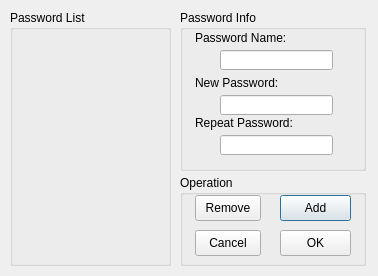
<?xml version="1.0" encoding="UTF-8"?>
<ui version="4.0">
 <class>QPasswordMangerDialog</class>
 <widget class="QDialog" name="QPasswordMangerDialog">
  <property name="geometry">
   <rect>
    <x>0</x>
    <y>0</y>
    <width>378</width>
    <height>276</height>
   </rect>
  </property>
  <property name="minimumSize">
   <size>
    <width>378</width>
    <height>276</height>
   </size>
  </property>
  <property name="maximumSize">
   <size>
    <width>378</width>
    <height>318</height>
   </size>
  </property>
  <property name="windowTitle">
   <string>Host communication password manger</string>
  </property>
  <widget class="QGroupBox" name="groupBoxPasswordList">
   <property name="geometry">
    <rect>
     <x>10</x>
     <y>10</y>
     <width>161</width>
     <height>256</height>
    </rect>
   </property>
   <property name="title">
    <string>Password List</string>
   </property>
  </widget>
  <widget class="QGroupBox" name="groupBox">
   <property name="geometry">
    <rect>
     <x>180</x>
     <y>10</y>
     <width>186</width>
     <height>161</height>
    </rect>
   </property>
   <property name="title">
    <string>Password Info</string>
   </property>
   <widget class="QLabel" name="label">
    <property name="geometry">
     <rect>
      <x>15</x>
      <y>65</y>
      <width>86</width>
      <height>16</height>
     </rect>
    </property>
    <property name="text">
     <string>New Password:</string>
    </property>
   </widget>
   <widget class="QLabel" name="label_2">
    <property name="geometry">
     <rect>
      <x>15</x>
      <y>20</y>
      <width>96</width>
      <height>16</height>
     </rect>
    </property>
    <property name="text">
     <string>Password Name:</string>
    </property>
   </widget>
   <widget class="QLabel" name="label_3">
    <property name="geometry">
     <rect>
      <x>15</x>
      <y>105</y>
      <width>101</width>
      <height>16</height>
     </rect>
    </property>
    <property name="text">
     <string>Repeat Password:</string>
    </property>
   </widget>
   <widget class="QLineEdit" name="lineEditPwdAlias">
    <property name="geometry">
     <rect>
      <x>40</x>
      <y>40</y>
      <width>113</width>
      <height>20</height>
     </rect>
    </property>
   </widget>
   <widget class="QLineEdit" name="lineEditPwdOne">
    <property name="geometry">
     <rect>
      <x>40</x>
      <y>85</y>
      <width>113</width>
      <height>20</height>
     </rect>
    </property>
   </widget>
   <widget class="QLineEdit" name="lineEditPwdTwo">
    <property name="geometry">
     <rect>
      <x>40</x>
      <y>125</y>
      <width>113</width>
      <height>20</height>
     </rect>
    </property>
   </widget>
  </widget>
  <widget class="QGroupBox" name="groupBox_2">
   <property name="geometry">
    <rect>
     <x>180</x>
     <y>175</y>
     <width>186</width>
     <height>91</height>
    </rect>
   </property>
   <property name="title">
    <string>Operation</string>
   </property>
   <widget class="QPushButton" name="pushButtonAddOnePwdItem">
    <property name="geometry">
     <rect>
      <x>100</x>
      <y>20</y>
      <width>71</width>
      <height>26</height>
     </rect>
    </property>
    <property name="text">
     <string>Add</string>
    </property>
   </widget>
   <widget class="QPushButton" name="pushButtonRemovePwdItem">
    <property name="geometry">
     <rect>
      <x>15</x>
      <y>20</y>
      <width>66</width>
      <height>26</height>
     </rect>
    </property>
    <property name="text">
     <string>Remove</string>
    </property>
   </widget>
   <widget class="QPushButton" name="pushButtonCancel">
    <property name="geometry">
     <rect>
      <x>15</x>
      <y>55</y>
      <width>66</width>
      <height>26</height>
     </rect>
    </property>
    <property name="text">
     <string>Cancel</string>
    </property>
   </widget>
   <widget class="QPushButton" name="pushButtonOK">
    <property name="geometry">
     <rect>
      <x>100</x>
      <y>55</y>
      <width>71</width>
      <height>26</height>
     </rect>
    </property>
    <property name="text">
     <string>OK</string>
    </property>
   </widget>
  </widget>
  <widget class="QPushButton" name="pushButtonLoadPasswordList">
   <property name="geometry">
    <rect>
     <x>210</x>
     <y>305</y>
     <width>66</width>
     <height>26</height>
    </rect>
   </property>
   <property name="text">
    <string>Load List</string>
   </property>
  </widget>
  <widget class="QPushButton" name="pushButtonSavePwdList">
   <property name="geometry">
    <rect>
     <x>285</x>
     <y>305</y>
     <width>71</width>
     <height>26</height>
    </rect>
   </property>
   <property name="text">
    <string>Save List</string>
   </property>
  </widget>
 </widget>
 <tabstops>
  <tabstop>lineEditPwdAlias</tabstop>
  <tabstop>lineEditPwdOne</tabstop>
  <tabstop>lineEditPwdTwo</tabstop>
  <tabstop>pushButtonAddOnePwdItem</tabstop>
  <tabstop>pushButtonOK</tabstop>
  <tabstop>pushButtonSavePwdList</tabstop>
  <tabstop>pushButtonLoadPasswordList</tabstop>
  <tabstop>pushButtonRemovePwdItem</tabstop>
  <tabstop>pushButtonCancel</tabstop>
 </tabstops>
 <resources/>
 <connections/>
</ui>
